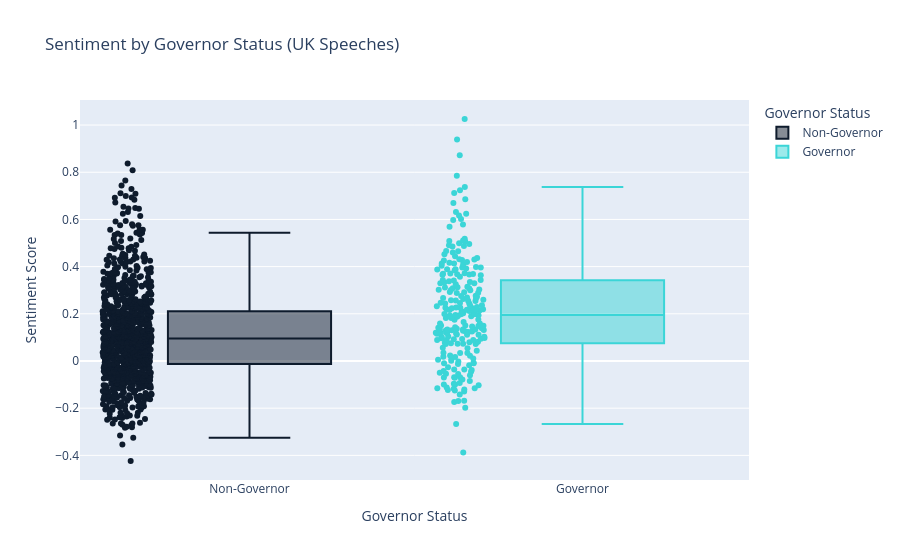

Here is the notebook cell this chart was saved with:
### Markdown cell above
**3.4.a. Governor vs Non-governor**

### Code cell
# Create a new column with descriptive labels
boe_indicators_1999_2022['gov_label'] = boe_indicators_1999_2022['is_gov'].map({0: 'Non-Governor', 1: 'Governor'})

# Now plot using 'gov_label' as x
fig_gov = px.box(
    boe_indicators_1999_2022,
    x='gov_label',  # use the new label column
    y='sentiment_lexicon_weighted',
    points='all',
    title='Sentiment by Governor Status (UK Speeches)',
    labels={'gov_label': 'Governor Status', 'sentiment_lexicon_weighted': 'Sentiment Score'},
    color='gov_label',
    color_discrete_map={
        'Non-Governor': '#0e1b2c',
        'Governor': '#3bd5d7'
    },
    category_orders={'gov_label': ['Non-Governor', 'Governor']}
)

fig_gov.show()

### Figure 1 — Plotly figure (JSON) as saved in the notebook; plotly's stock layout.template omitted (floating-point values rounded to 4 significant figures; data arrays with more than 128 entries replaced by an {"elided": "..."} marker saying what was removed)
{"data": [{"alignmentgroup": "True", "boxpoints": "all", "hovertemplate": "Governor Status=%{x}<br>Sentiment Score=%{y}<extra></extra>", "legendgroup": "Non-Governor", "marker": {"color": "#0e1b2c"}, "name": "Non-Governor", "notched": false, "offsetgroup": "Non-Governor", "orientation": "v", "showlegend": true, "type": "box", "x": {"elided": "960 str values"}, "x0": " ", "xaxis": "x", "y": {"elided": "960 float values"}, "y0": " ", "yaxis": "y"}, {"alignmentgroup": "True", "boxpoints": "all", "hovertemplate": "Governor Status=%{x}<br>Sentiment Score=%{y}<extra></extra>", "legendgroup": "Governor", "marker": {"color": "#3bd5d7"}, "name": "Governor", "notched": false, "offsetgroup": "Governor", "orientation": "v", "showlegend": true, "type": "box", "x": {"elided": "241 str values"}, "x0": " ", "xaxis": "x", "y": {"elided": "241 float values"}, "y0": " ", "yaxis": "y"}], "layout": {"autosize": true, "boxmode": "overlay", "legend": {"title": {"text": "Governor Status"}, "tracegroupgap": 0}, "title": {"text": "Sentiment by Governor Status (UK Speeches)"}, "xaxis": {"anchor": "y", "autorange": true, "categoryarray": ["Non-Governor", "Governor"], "categoryorder": "array", "domain": [0, 1], "range": [-0.5129, 1.5], "title": {"text": "Governor Status"}, "type": "category"}, "yaxis": {"anchor": "x", "autorange": true, "domain": [0, 1], "range": [-0.5044, 1.106], "title": {"text": "Sentiment Score"}, "type": "linear"}}}
